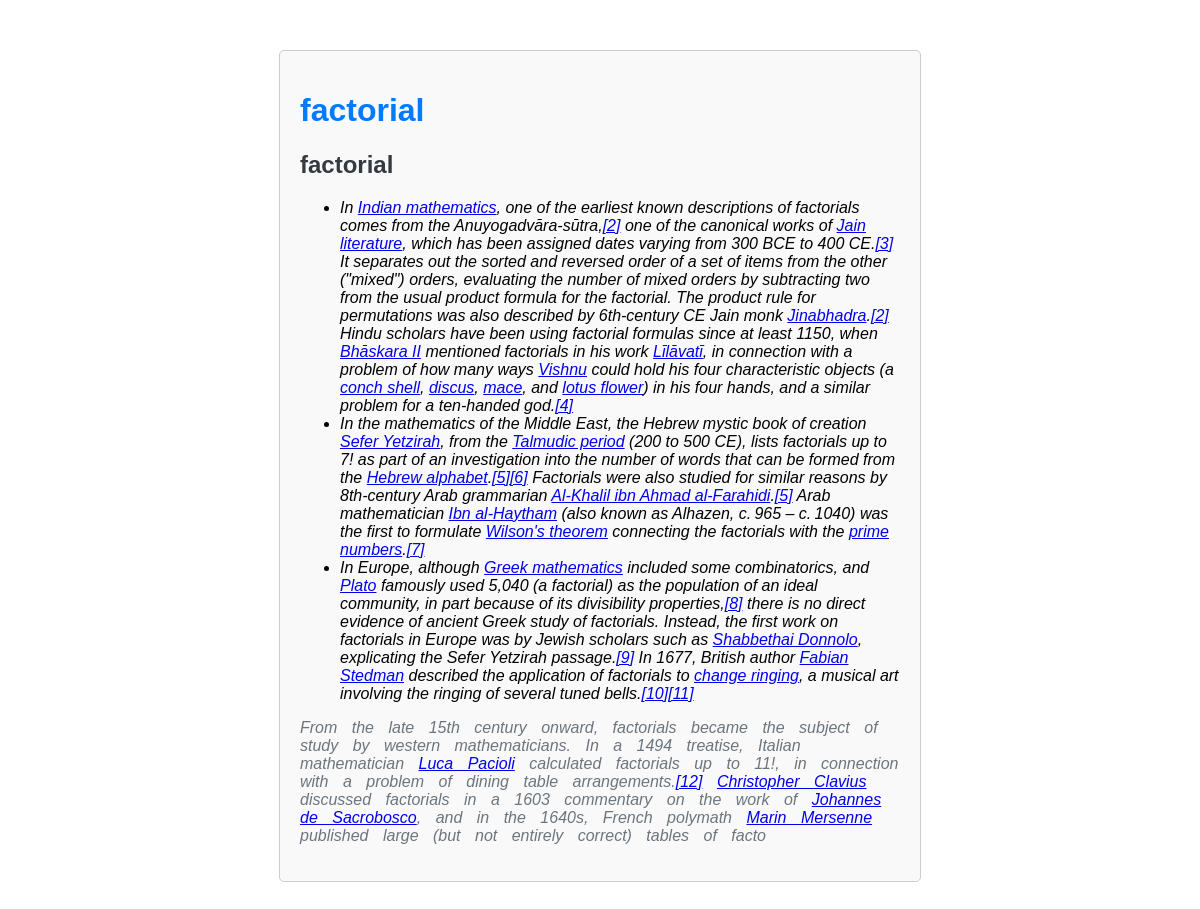
Screenshot of /show/20 with the database file from the repository.
### myapp/models.py (models this page shows)
class AddNotes(models.Model):
    subject = models.CharField(max_length=100)
    chapter = models.CharField(max_length=100)
    notes = RichTextField(blank=True,null=True)

### myapp/views.py (the view)
# urls.py: path('show/<str:item_id>', views.show, name='show'),
def show(request,item_id):
    item=AddNotes.objects.get(id=item_id)
    return render(request,'show.html',{'item':item})

### templates/show.html (shortened to what this page needs)
<!DOCTYPE html>
<html>
<head>
</head>
<body>
  <div class="content">
    <h1>{{item.subject}}</h1>
    <h2>{{item.chapter}}</h2>
    <p><i>{{item.notes|safe}}</i></p>
  </div>
</body>
</html>

### templates/show.html (style rules this page uses)
body { font-family: Arial, sans-serif; margin: 0; padding: 0; }
.content { max-width: 600px; margin: 50px auto; padding: 20px; border: 1px solid #ccc; border-radius: 5px; background-color: #f9f9f9; }
h1 { color: #007BFF; }
h2 { color: #343A40; margin-top: 15px; }
p { color: #6C757D; margin-top: 10px; word-spacing: 10px; }

### rows the page displays
AddNotes: subject "factorial", chapter "factorial", notes "In Indian mathematics , one of the earliest known descriptions of factorials comes from the Anuyogadvāra-sūtra, [2] one of the canonical works of Jain literature , which has been assigned dates varying from 300 BCE to 400 CE. [3] It separates out the sorted and reversed order of a set of items from the other (\"mixed\") orders, evaluating the number of mixed orders by subtracting two from the usual product formula for the factorial. The product rule for permutations was also described by 6th-century CE Jain monk Jinabhadra . [2] Hindu scholars have been using factorial formulas since at least 1150, when Bhāskara II mentioned factorials in his work Līlāvatī , in connection with a problem of…"
